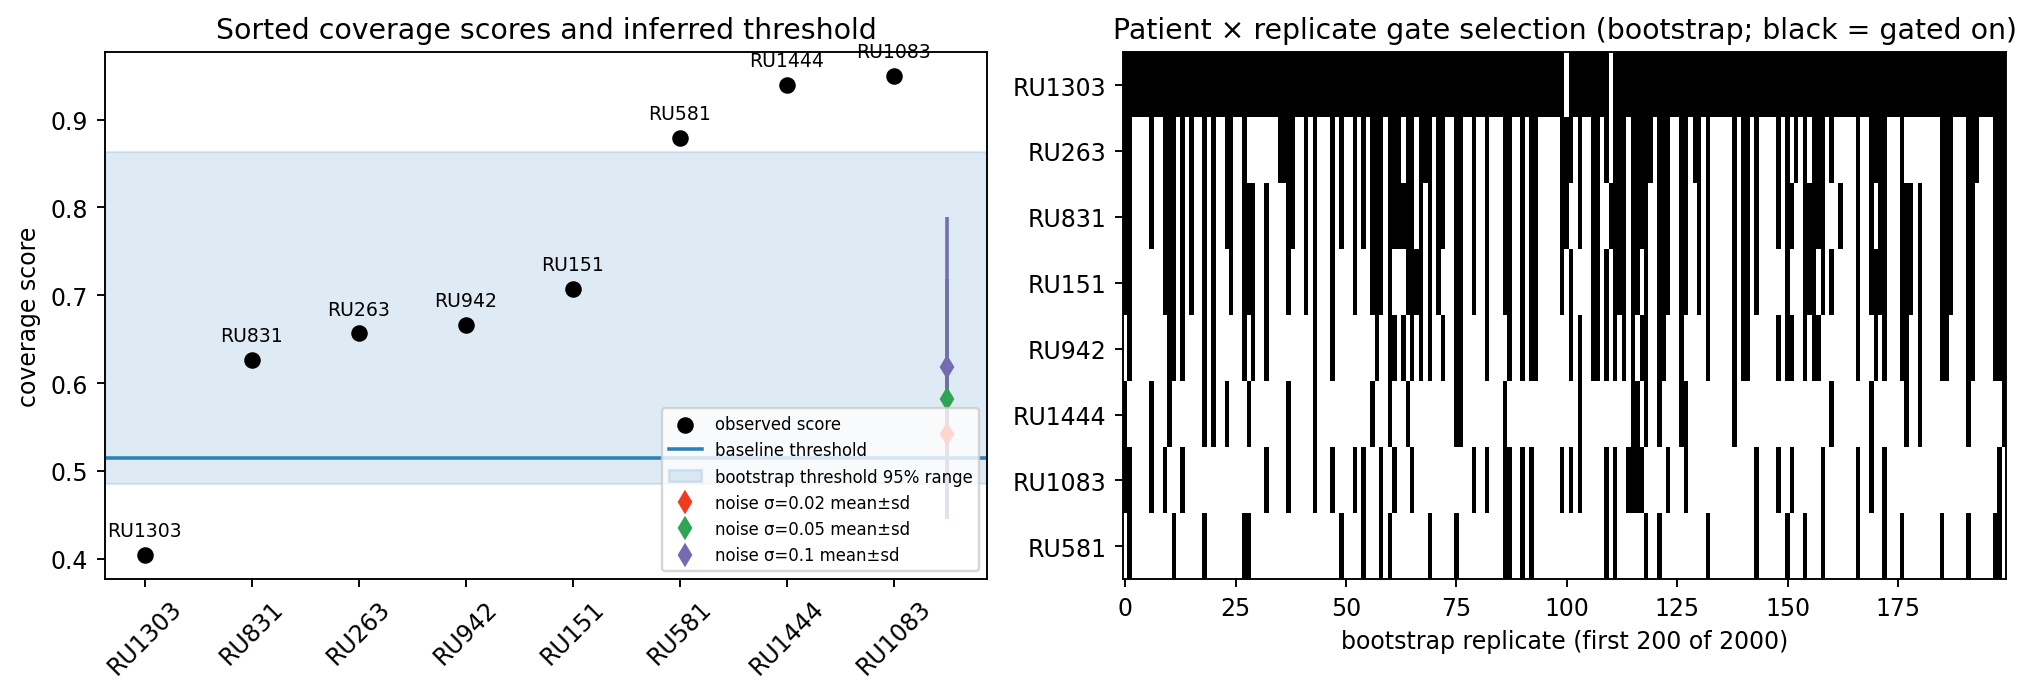

The script that saved this image:
"""Stability/generalizability test of the label-free largest-gap coverage gate.

Pure analysis of the already-computed pre-fit coverage scores and their
underlying peer-position data (../auto_gate/frozen_gate.json) -- no alignment
model refit, no gate-rule retuning. Tests:
  1. leave-one-patient-out (drop each of the 8 patients from the score set,
     recompute the gate on the remaining 7),
  2. nonparametric bootstrap of each patient's own score (resample with
     replacement from the 7 peer positions that make up its median; this
     reuses only data already on disk from the coverage-score computation),
  3. an additive Gaussian noise-perturbation sweep at a few fixed sigma
     levels, as a direct stress test of "coverage-score noise" per the task.
No cell-type label, held-out marker, or alignment outcome is used anywhere.
"""

import json
from pathlib import Path

import matplotlib
import numpy as np

matplotlib.use("Agg")
import matplotlib.pyplot as plt

OUT = Path(__file__).resolve().parent
SOURCE = Path(__file__).resolve().parents[1] / "auto_gate" / "frozen_gate.json"
N_BOOTSTRAP = 2000
NOISE_SIGMAS = (0.02, 0.05, 0.10)
N_NOISE_REPS = 2000
RNG_SEED = 0


def largest_gap_gate(scores, patients):
    """Identical rule to auto_gate.py's largest_gap_gate, operating on a plain
    dict/list of scores instead of recomputing frozen_coverage."""
    ordered = sorted(patients, key=lambda p: scores[p])
    values = [scores[p] for p in ordered]
    gaps = [values[i + 1] - values[i] for i in range(len(values) - 1)]
    if not gaps:
        return {patients[0]: False}, {"threshold": None, "largest_gap": None, "second_largest_gap": None}
    split = int(np.argmax(gaps))
    threshold = (values[split] + values[split + 1]) / 2
    cheap = {p: scores[p] < threshold for p in patients}
    sorted_gaps = sorted(gaps, reverse=True)
    return cheap, {
        "threshold": threshold,
        "largest_gap": sorted_gaps[0],
        "second_largest_gap": sorted_gaps[1] if len(sorted_gaps) > 1 else None,
        "gap_ratio": sorted_gaps[0] / sorted_gaps[1] if len(sorted_gaps) > 1 and sorted_gaps[1] > 0 else None,
        "ordered": ordered,
        "values": values,
    }


def main():
    source = json.loads(SOURCE.read_text())
    scores = source["scores"]
    peer_positions = source["peer_positions"]
    patients = list(scores.keys())
    rng = np.random.default_rng(RNG_SEED)

    baseline_gate, baseline_diag = largest_gap_gate(scores, patients)
    print("baseline gate:", baseline_gate)
    print("baseline diagnostics:", {k: v for k, v in baseline_diag.items() if k not in ("ordered", "values")})

    results = {"leave_one_out": [], "bootstrap": [], "noise": {}}

    # 1. Leave-one-patient-out
    for dropped in patients:
        remaining = [p for p in patients if p != dropped]
        gate, diag = largest_gap_gate(scores, remaining)
        on_patients = sorted(p for p, v in gate.items() if v)
        results["leave_one_out"].append(
            {
                "dropped": dropped,
                "gate_on": on_patients,
                "threshold": diag["threshold"],
                "largest_gap": diag["largest_gap"],
                "second_largest_gap": diag["second_largest_gap"],
                "gap_ratio": diag["gap_ratio"],
                "ru1303_isolated": on_patients == ["RU1303"] if dropped != "RU1303" else None,
                "ru1303_present": dropped != "RU1303",
            }
        )

    # 2. Nonparametric bootstrap of each patient's own score (resample its 7
    # peer positions with replacement, recompute the median).
    gate_counts = {p: 0 for p in patients}
    thresholds = []
    gap_ratios = []
    ru1303_only_count = 0
    boot_gate_matrix = []  # (N_BOOTSTRAP, len(patients)) bool
    for _ in range(N_BOOTSTRAP):
        boot_scores = {}
        for p in patients:
            values = np.asarray(list(peer_positions[p].values()))
            sample = rng.choice(values, size=len(values), replace=True)
            boot_scores[p] = float(np.median(sample))
        gate, diag = largest_gap_gate(boot_scores, patients)
        on_patients = sorted(p for p, v in gate.items() if v)
        for p in patients:
            if gate[p]:
                gate_counts[p] += 1
        thresholds.append(diag["threshold"])
        if diag["gap_ratio"] is not None:
            gap_ratios.append(diag["gap_ratio"])
        if on_patients == ["RU1303"]:
            ru1303_only_count += 1
        boot_gate_matrix.append([gate[p] for p in patients])
    results["bootstrap"] = {
        "gate_selection_frequency": {p: gate_counts[p] / N_BOOTSTRAP for p in patients},
        "ru1303_only_split_frequency": ru1303_only_count / N_BOOTSTRAP,
        "threshold_mean": float(np.mean(thresholds)),
        "threshold_std": float(np.std(thresholds)),
        "threshold_min": float(np.min(thresholds)),
        "threshold_max": float(np.max(thresholds)),
        "gap_ratio_mean": float(np.mean(gap_ratios)) if gap_ratios else None,
        "gap_ratio_min": float(np.min(gap_ratios)) if gap_ratios else None,
        "n_replicates": N_BOOTSTRAP,
    }
    boot_gate_matrix = np.asarray(boot_gate_matrix, bool)

    # 3. Additive Gaussian noise-perturbation sweep at fixed sigma levels.
    score_values = np.asarray([scores[p] for p in patients])
    for sigma in NOISE_SIGMAS:
        gate_counts_s = {p: 0 for p in patients}
        ru1303_only_count_s = 0
        thresholds_s = []
        gap_ratios_s = []
        for _ in range(N_NOISE_REPS):
            noisy = score_values + rng.normal(0, sigma, size=len(patients))
            noisy = np.clip(noisy, 0, 1)
            noisy_scores = dict(zip(patients, noisy, strict=True))
            gate, diag = largest_gap_gate(noisy_scores, patients)
            on_patients = sorted(p for p, v in gate.items() if v)
            for p in patients:
                if gate[p]:
                    gate_counts_s[p] += 1
            thresholds_s.append(diag["threshold"])
            if diag["gap_ratio"] is not None:
                gap_ratios_s.append(diag["gap_ratio"])
            if on_patients == ["RU1303"]:
                ru1303_only_count_s += 1
        results["noise"][sigma] = {
            "gate_selection_frequency": {p: gate_counts_s[p] / N_NOISE_REPS for p in patients},
            "ru1303_only_split_frequency": ru1303_only_count_s / N_NOISE_REPS,
            "threshold_mean": float(np.mean(thresholds_s)),
            "threshold_std": float(np.std(thresholds_s)),
            "gap_ratio_mean": float(np.mean(gap_ratios_s)) if gap_ratios_s else None,
            "n_replicates": N_NOISE_REPS,
        }

    (OUT / "stability_results.json").write_text(
        json.dumps({"baseline": {"gate": baseline_gate, "diagnostics": baseline_diag}, **results}, indent=2, default=str)
        + "\n"
    )
    print(json.dumps(results["bootstrap"], indent=2))
    for sigma, r in results["noise"].items():
        print(f"noise sigma={sigma}:", json.dumps(r, indent=2))

    # --- figure 1: sorted coverage scores with inferred threshold across perturbations ---
    fig, axes = plt.subplots(1, 2, figsize=(12, 4.2), dpi=170)
    ax = axes[0]
    order = sorted(patients, key=lambda p: scores[p])
    xs = np.arange(len(order))
    ax.scatter(xs, [scores[p] for p in order], color="black", zorder=5, label="observed score")
    for p, x in zip(order, xs, strict=True):
        ax.annotate(p, (x, scores[p]), textcoords="offset points", xytext=(0, 8), fontsize=8, ha="center")
    ax.axhline(baseline_diag["threshold"], color="#2c7fb8", lw=1.5, label="baseline threshold")
    ax.axhspan(
        np.quantile(thresholds, 0.025),
        np.quantile(thresholds, 0.975),
        color="#2c7fb8",
        alpha=0.15,
        label="bootstrap threshold 95% range",
    )
    for sigma, color in zip(NOISE_SIGMAS, ("#f03b20", "#31a354", "#756bb1"), strict=True):
        t = results["noise"][sigma]["threshold_mean"]
        s = results["noise"][sigma]["threshold_std"]
        ax.errorbar([len(order) - 0.5], [t], yerr=[s], fmt="d", color=color, label=f"noise σ={sigma} mean±sd")
    ax.set(xticks=xs, xticklabels=order, ylabel="coverage score", title="Sorted coverage scores and inferred threshold")
    ax.tick_params(axis="x", rotation=45)
    ax.legend(fontsize=7, loc="lower right")

    # --- figure 2: patient x replicate gate-selection heatmap (bootstrap replicates) ---
    ax2 = axes[1]
    display_order = sorted(patients, key=lambda p: -gate_counts[p])
    idx = [patients.index(p) for p in display_order]
    subset = boot_gate_matrix[:200, :][:, idx].T  # show first 200 replicates for legibility
    ax2.imshow(subset, aspect="auto", interpolation="nearest", cmap="Greys", vmin=0, vmax=1)
    ax2.set(
        yticks=np.arange(len(display_order)),
        yticklabels=display_order,
        xlabel="bootstrap replicate (first 200 of {})".format(N_BOOTSTRAP),
        title="Patient × replicate gate selection (bootstrap; black = gated on)",
    )
    fig.tight_layout()
    fig.savefig(OUT / "gate_stability.png", bbox_inches="tight")
    fig.savefig(OUT / "gate_stability.pdf", bbox_inches="tight")
    plt.close(fig)
    print("wrote", OUT / "gate_stability.png")


if __name__ == "__main__":
    main()
